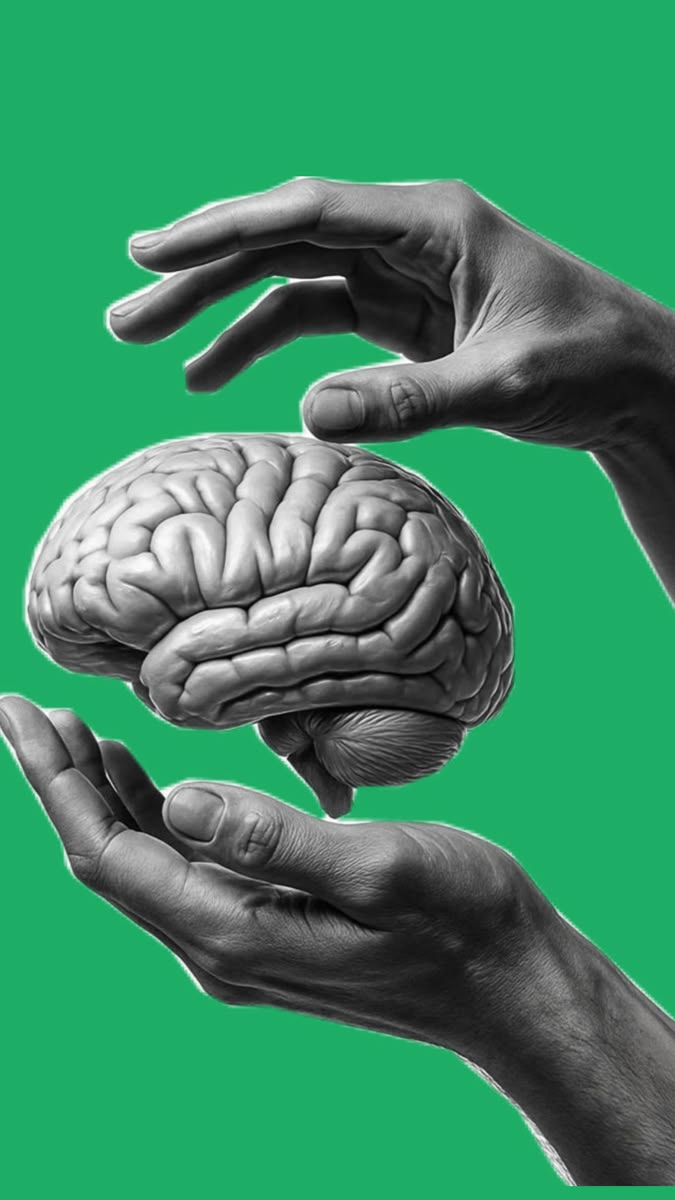
#> input picture Vídeos Davi/2026-11-dk-utilidades/projeto/orig/872_cerebro.jpg, 675 x 1200 px
$ python recortar_verde.py orig/872_cerebro.jpg orig/876_estatua.jpg 1.0 1.0
#> lines starting #> are read from the running program, lines starting #| are printed output that depends on the picture
"""Recorte de fundo verde em foto: alfa pela sobra de verde + tira o reflexo verde da borda."""
import sys, numpy as np
from PIL import Image, ImageFilter
src, dst = sys.argv[1], sys.argv[2]
lo, hi = (float(sys.argv[3]), float(sys.argv[4])) if len(sys.argv) > 4 else (18, 60)
a = np.asarray(Image.open(src).convert('RGB')).astype(np.float32)
r, g, b = a[..., 0], a[..., 1], a[..., 2]
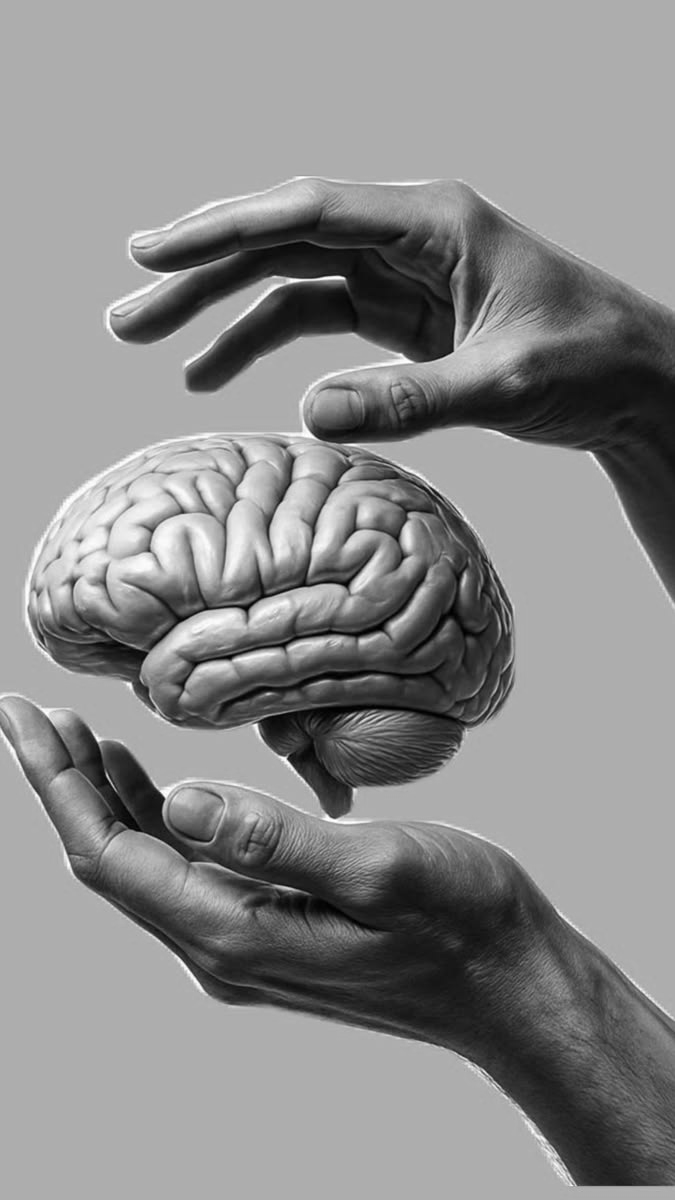
#> g: shape (1200, 675) float32; min 0, max 255, mean 138.1
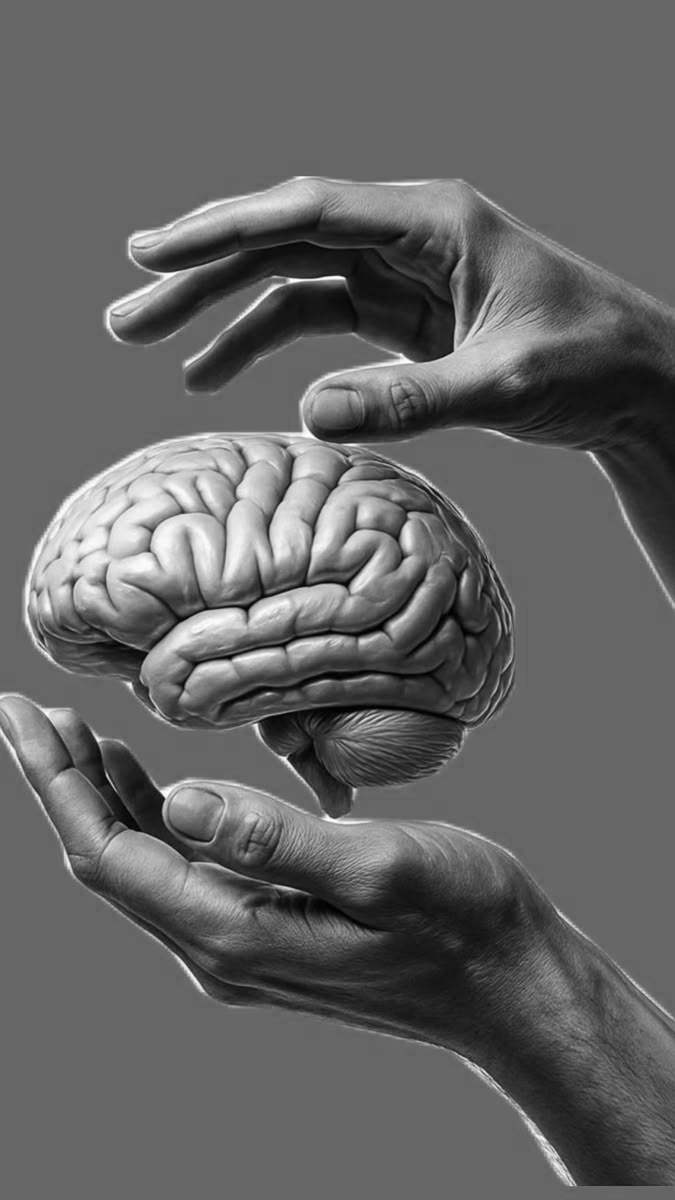
#> b: shape (1200, 675) float32; min 0, max 255, mean 100.1
ex = g - np.maximum(r, b)
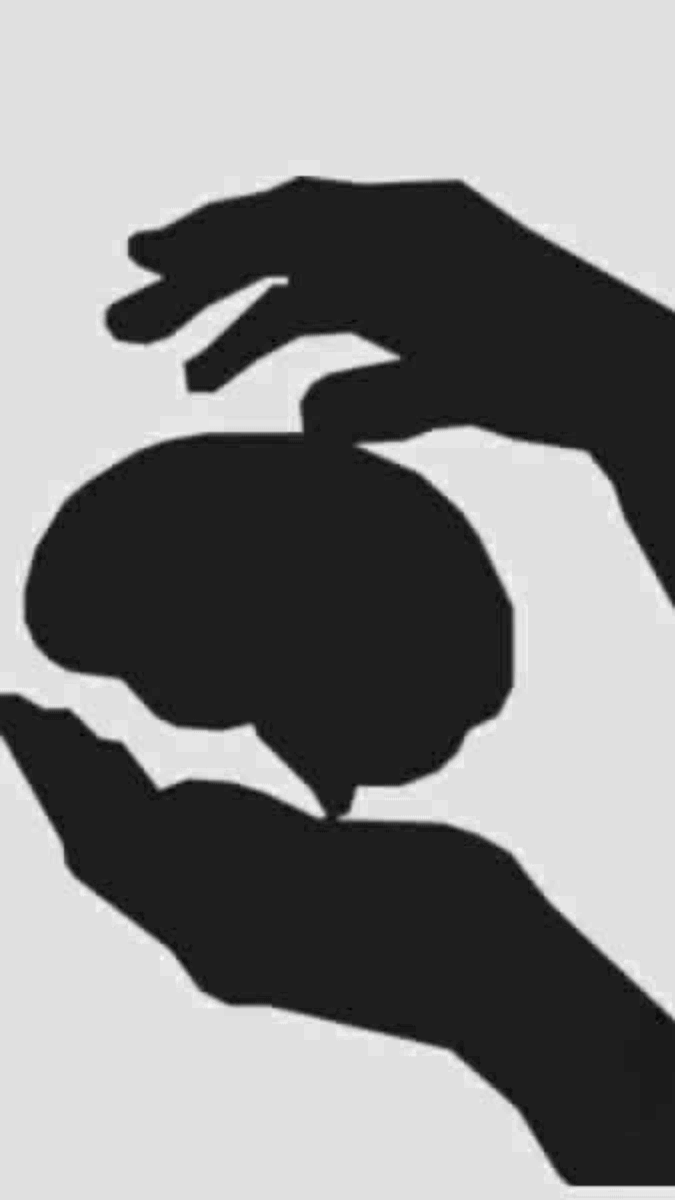
#> ex: shape (1200, 675) float32; min -11, max 81, mean 37.9; drawn with min black and max white
alpha = 1 - np.clip((ex - lo) / (hi - lo), 0, 1)
g2 = np.minimum(g, np.maximum(r, b) + 4)
out = np.dstack([r, g2, b, alpha * 255]).astype(np.uint8)
im = Image.fromarray(out)
al = im.getchannel('A').filter(ImageFilter.MinFilter(3)).filter(ImageFilter.GaussianBlur(0.8))
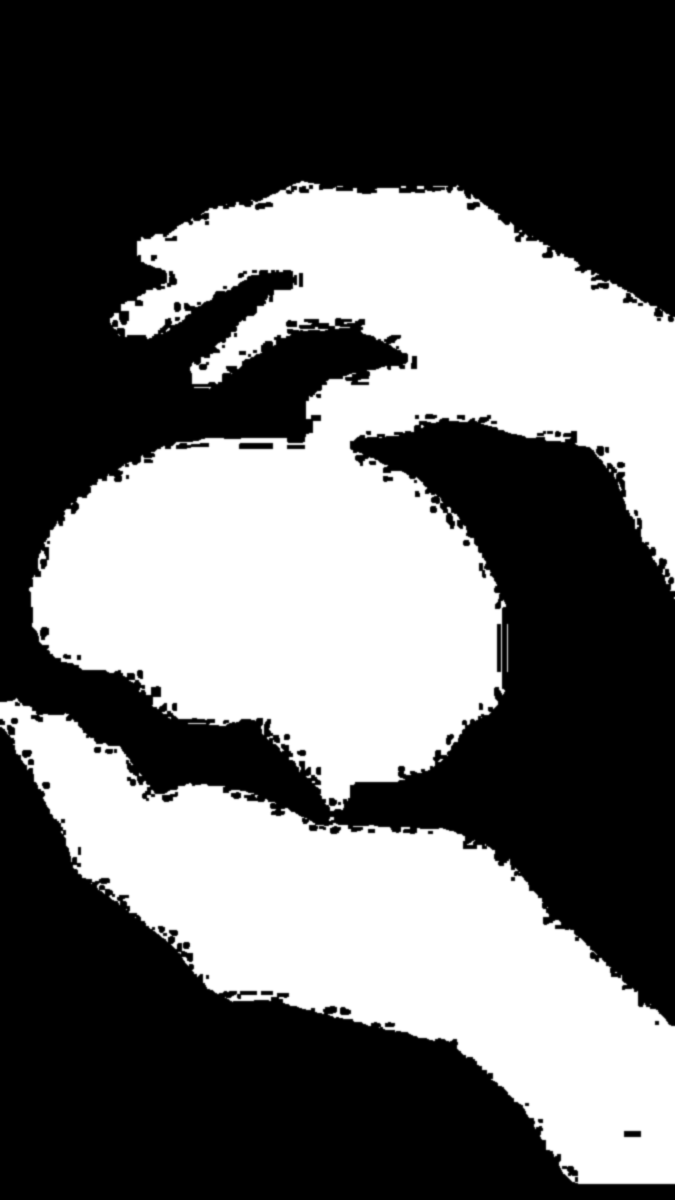
#> al: PIL image 675x1200 L; min 0, max 255, mean 104.1
im.putalpha(al); im.save(dst)
#> after `im.putalpha(al)`:
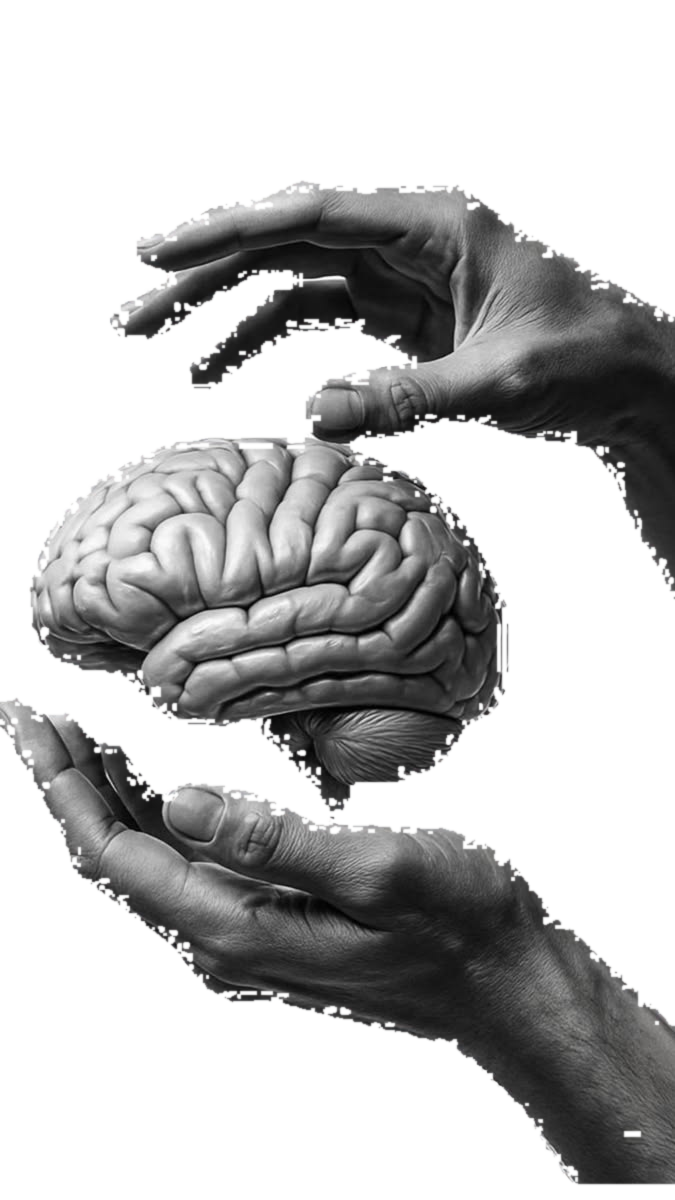
#> im: PIL image 675x1200 RGBA; mean R, G, B, A 60.4, 102.4, 100.1, 104.1; transparent parts drawn white
